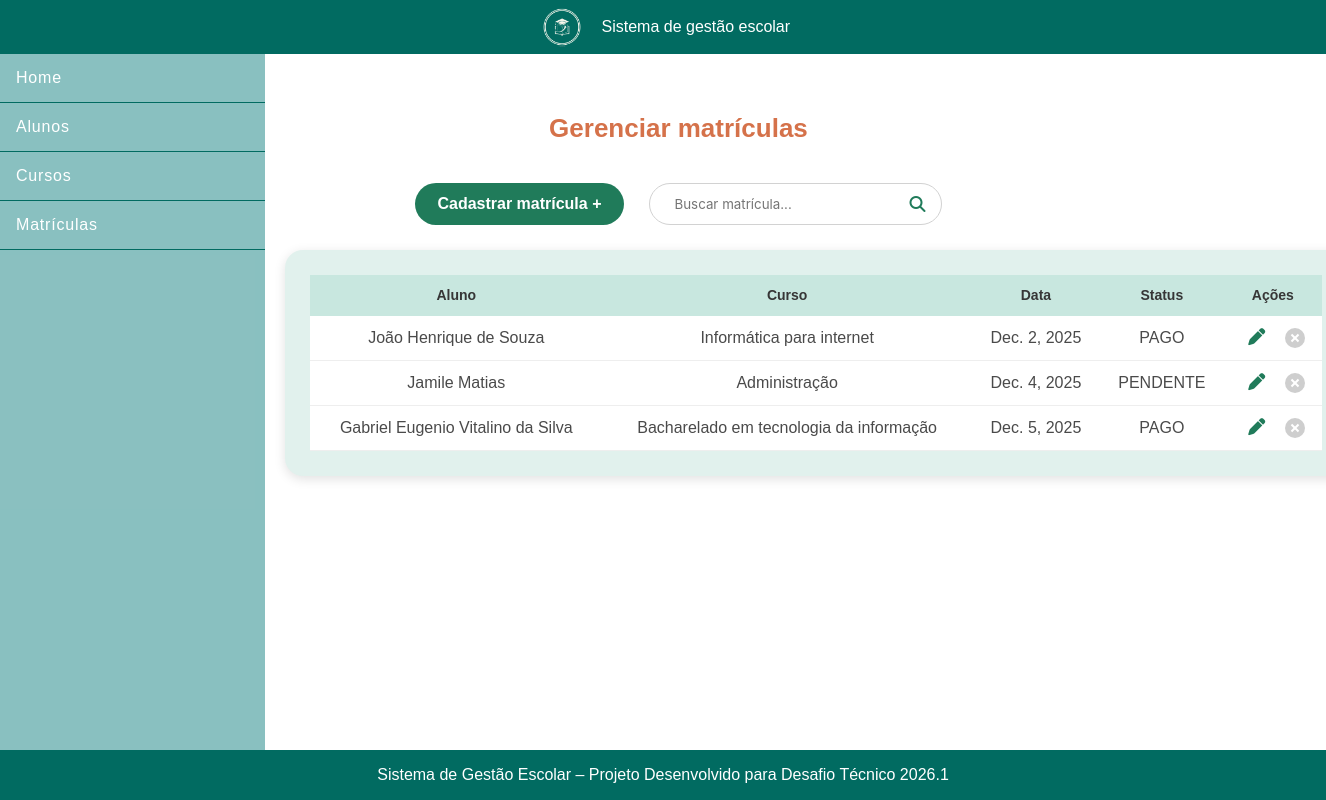
The page /matriculas/ on the database as committed earlier.
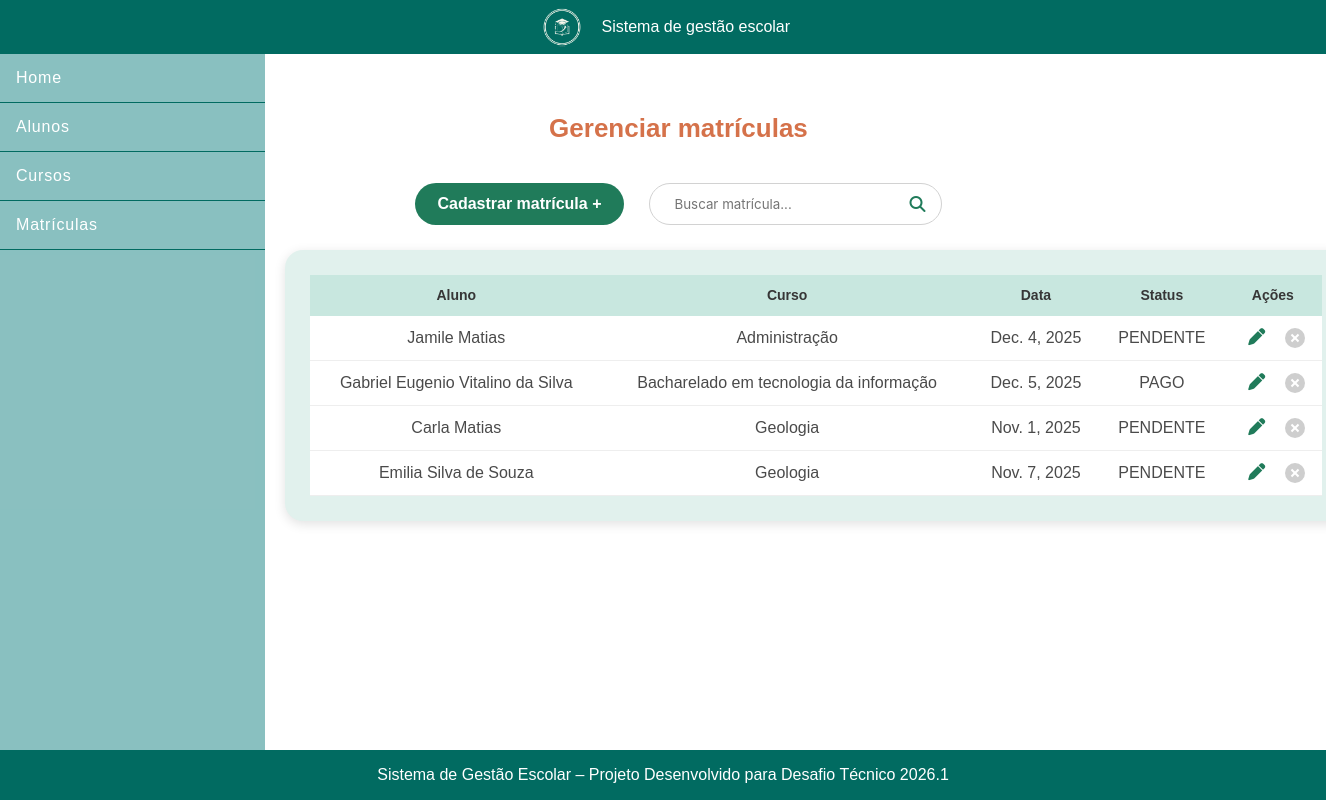
The same page on the database as committed later.
### escola/models.py (models this page shows, shortened)
class Matricula(models.Model):
    data_matricula = models.DateField(default=date.today)
    status = models.CharField(max_length=20,choices=[('PAGO','Pago'),('PENDENTE','Pendente')],default='PENDENTE')
    aluno = models.ForeignKey(Aluno, on_delete=models.CASCADE, related_name='matriculas')
    curso = models.ForeignKey(Curso,on_delete=models.CASCADE, related_name='matriculas')

class Aluno(models.Model):
    nome = models.CharField(max_length=100)
    email = models.EmailField(unique = True)
    cpf = models.CharField(max_length=11, unique=True)
    data_ingresso = models.DateTimeField(auto_now_add=True)

class Curso(models.Model):
    nome = models.CharField(max_length=100)
    carga_horaria = models.IntegerField()
    valor_inscricao = models.DecimalField(max_digits=8, decimal_places=2)
    status = models.CharField(max_length=20,choices=[('ATIVO','Ativo'),('INATIVO','Inativo')],default='ATIVO')

### escola/views.py (the view)
# urls.py: path('matriculas/', MatriculaList.as_view(), name='listar-matriculas'),
def matriculas(request):
    q = request.GET.get("q")
    contexto = {
        "matriculas": MatriculaService.listar_matriculas(q)
    }
    return render(request, "escola/matriculas.html", contexto)

### escola/services/matriculasservice.py (called while the page is built)
    @staticmethod
    def listar_matriculas(matricula=None):
        matriculas = Matricula.objects.select_related("aluno", "curso")
        if matricula:
            matriculas = matriculas.filter(aluno__nome__icontains=matricula) | matriculas.filter(curso__nome__icontains=matricula)
        return matriculas

### escola/templates/escola/matriculas.html
{% extends 'escola/base.html' %}
{% load static %}
{% block content %}
<section class="cursos-container">
    <h1>Gerenciar matrículas</h1>
    <div class="cursos-top-bar">
        <a class="btn-cadastrar" href="{% url 'cadastrar_matricula' %}">
            Cadastrar matrícula +
        </a>
        <form method="GET" class="search-box">
            <input type="text" name="q" placeholder="Buscar matrícula..." value="{{ request.GET.q }}">
            <button type="submit"><i class="fa-solid fa-search"></i></button>
        </form>
    </div>
    <div class="cursos-card">
        <table>
            <thead>
                <tr>
                    <th>Aluno</th>
                    <th>Curso</th>
                    <th>Data</th>
                    <th>Status</th>
                    <th class="center">Ações</th>
                </tr>
            </thead>
            <tbody>
                {% for m in matriculas %}
                <tr>
                    <td>{{ m.aluno.nome }}</td>
                    <td>{{ m.curso.nome }}</td>
                    <td>{{ m.data_matricula }}</td>
                    <td>{{ m.status }}</td>
                    <td class="center actions">
                         <a href="{% url 'editar_matricula' m.id %}" class="edit">
                            <i class="fa-solid fa-pen"></i>
                        </a>
                        <a href="{% url 'deletar_matricula' m.id %}" class="delete">
                        </a>
                    </td>
                </tr>
                {% empty %}
                <tr>
                    <td colspan="5" class="center">Nenhuma matrícula encontrada.</td>
                </tr>
                {% endfor %}
            </tbody>
        </table>
    </div>
</section>
{% endblock %}

Rows that differ between the two databases and show on the page:
removed Matricula: aluno.nome "João Henrique de Souza", curso.nome "Informática para internet", data_matricula "Dec. 2, 2025", status "PAGO"
added Matricula: aluno.nome "Carla Matias", curso.nome "Geologia", data_matricula "Nov. 1, 2025", status "PENDENTE"
added Matricula: aluno.nome "Emilia Silva de Souza", curso.nome "Geologia", data_matricula "Nov. 7, 2025", status "PENDENTE"
